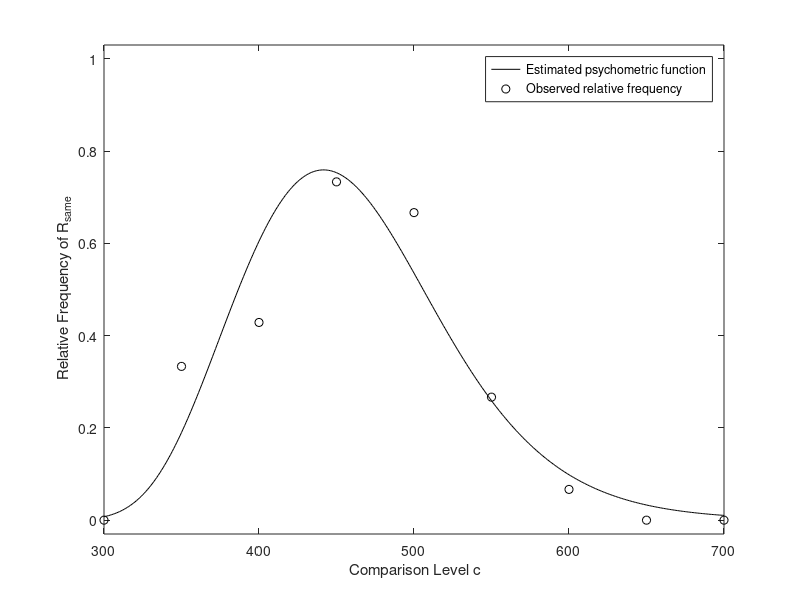

Write MATLAB code to recreate this figure.
%%estimates the parameters gamma, eta, sigma of the same-different model 
%%under the assumption that the standard deviation ? increases with comparison level 
%%(cf. Birngruber et al., 2014).
%% also provides SEs and CIs for these parameters 

%%Input 
c=[300 350 400 450 500 550 600 650 700];  %comparison duration
ns=[0 5 6 11 8 4 1 0 0]; %number of Rsame responses
nd=[15 10 8 4 4 11 14 15 14]; %number of Rdiffernt responses
s=500; %standard duration

%% Estimate gamma, eta, sigma
f = @(y) -sum(ns.*log(normcdf(y(1),    c-s-y(2), y(3).*c)    ...
                      - normcdf(-y(1), c-s-y(2), y(3).*c)))  ...
         -sum(nd.*log(1-normcdf(y(1),  c-s-y(2), y(3).*c)    ...
                      + normcdf(-y(1), c-s-y(2), y(3).*c)));
[xmin,value,flag,output]=fminsearch(f,[0.1*s,0,0.1]);

%% Fisher Information, Standard errors, Estimates and CIs
g=xmin(1);e=xmin(2);d=xmin(3);
h=0.0001;
I(1,1) =  -(f([g+h,e,d]) - 2*f([g,e,d]) + f([g-h,e,d])) / h^2;
I(2,2) =  -(f([g,e+h,d]) - 2*f([g,e,d]) + f([g,e-h,d])) / h^2;
I(3,3) =  -(f([g,e,d+h]) - 2*f([g,e,d]) + f([g,e,d-h])) / h^2;
I(1,2) =  -(f([g+h,e+h,d]) + f([g-h,e-h,d]) - f([g-h,e+h,d]) - f([g+h,e-h,d])) / (4*h^2);
I(1,3) =  -(f([g+h,e,d+h]) + f([g-h,e,d-h]) - f([g-h,e,d+h]) - f([g+h,e,d-h])) / (4*h^2);
I(2,3) =  -(f([g,e+h,d+h]) + f([g,e-h,d-h]) - f([g,e-h,d+h]) - f([g,e+h,d-h])) / (4*h^2);
I(2,1) =  I(1,2); I(3,1) = I(1,3); I(3,2) = I(2,3);  I = abs(inv(I));

r12 = I(1,2)/sqrt(I(1,1)*I(2,2));
r13 = I(1,3)/sqrt(I(1,1)*I(3,3));
r23 = I(2,3)/sqrt(I(2,2)*I(3,3));
r12_r13_r_23 = [r12 r13 r23] %Estimated correlations among estimates

SE_gamma=sqrt(I(1,1));
SE_eta=sqrt(I(2,2));
SE_w=sqrt(I(3,3));

gamma=g; eta=e; w=d; 
gamma_eta_w = [gamma eta w; SE_gamma SE_eta SE_w]
conf95_gamma = [gamma-1.96*SE_gamma, gamma+1.96*SE_gamma]
conf95_eta = [eta-1.96*SE_eta, eta+1.96*SE_eta]
conf95_w = [w-1.96*SE_w, w+1.96*SE_w]


%% True and Estimated function
psyest = @(x) normcdf( xmin(1), x-s-xmin(2), x.*xmin(3)) ...
            - normcdf(-xmin(1), x-s-xmin(2), x.*xmin(3));
x=min(c):max(c);
F=psyest(x); n=ns+nd;
plot(x,F,'black-',c,ns./n,'blacko')
xlabel(' Comparison Level c')
ylabel(' Relative Frequency of R_{same}')
ylim([-0.03 1.03])
legend('Estimated psychometric function',...
       'Observed relative frequency','Location','NorthEast')
